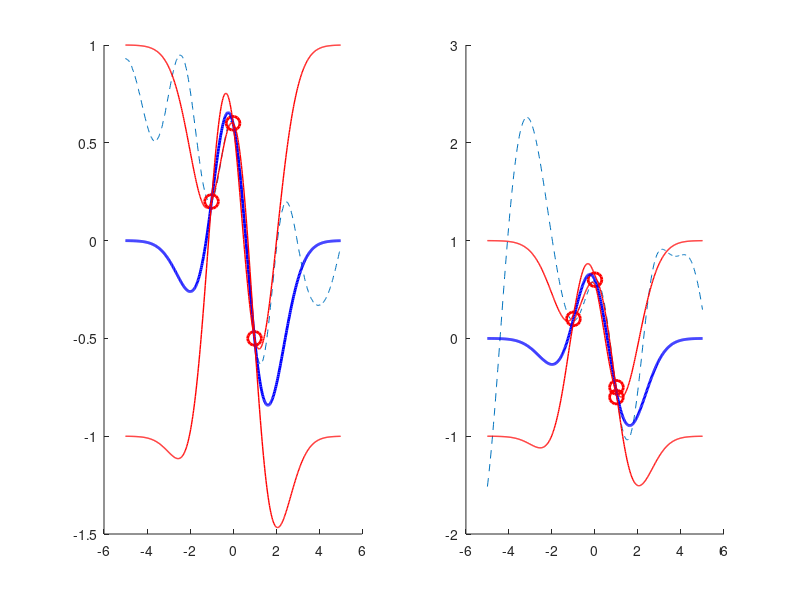

Source code (MATLAB):
function gp
clear,clc,close all

%% Setting up a Gaussian process prior
% A GP is characterized by a set of inputs and a covariance function
% computing the relationship between those inputs.  Samples from this GP
% are outputs corresponding to the set of inputs.  Keep sampling over and
% over and you will get different outputs each time.

% Size of the collection of inputs. Recall that a Gaussian process is
% defined as a collection of random variables, any finite number of which
% is jointly normally distributed (GPML section 2.2, page 13).
n = 500;

% Vector of inputs
X = linspace(-5,5,n)';

% Kernel width
kw = 1;

% Covariance function: covariance between outputs is written as a function
% of the inputs (specifically distance between points in input space). See
% GPML section 2.2, page 14.
%
% The epsilon * identity is added to make the kernel matrix clearly
% positive definite for numerical stability reasons in the Cholesky decomp.
k = kernel(X,X,kw) + 1e-6*eye(n);

% Now take a sample of ouputs (Y) from the Gaussian process defined by
% this covariance function
R = chol(k);
Y = randn(1,n)*R;

% Display the sample from this GP
plot(X,Y)

%% Suppose we have some noise-free observations of real data points
% We will still want to supply a vector of inputs to query the GP and plot
% the results, but these are not training inputs.  These are test inputs.
% Our training inputs will be the real data points.

% Training data points
X = [-1;0;1];
f = [.2;.6;-.5];

% ALSO: In the noise-free case, if you give it a dataset with data points
% too close together, Sigma will be singular!
% X = [-1;0;1;1];
% f = [.2;.6;-.5;-.6];

% Query data points
Xstar = linspace(-5,5,n)';

% Kernel matrices for combinations of training and query inputs
k_x_x = kernel(X,X,kw);
k_xstar_x = kernel(Xstar,X,kw);
k_x_xstar = kernel(X,Xstar,kw);
k_xstar_xstar = kernel(Xstar,Xstar,kw);

% Predictive distribution: Condition the prior on the observations
mu = k_xstar_x / k_x_x * f;
Sigma = k_xstar_xstar - k_xstar_x / k_x_x * k_x_xstar;

% Draw a sample from the predictive distribution
R = chol(Sigma + 1e-6*eye(n));
Ystar = mu' + randn(1,n)*R;

% Display the sampled function
figure(1),clf,subplot(1,2,1),hold on
plot(Xstar,Ystar,'--')
plot(X,f,'ro','markersize',10,'linewidth',2)

% Display the mean and n-sigma band around the mean:
% At each query point in Xstar, the predictive distribution gives us back
% the mean and variance
plot(Xstar,mu,'b-','linewidth',2)
plot(Xstar,mu+sqrt(diag(Sigma)),'r-','linewidth',1)
plot(Xstar,mu-sqrt(diag(Sigma)),'r-','linewidth',1)

%% Suppose, instead, that we have some noisy measurements of real data
% i.e., y = f(x) + noise, where "noise" is i.i.d. Gaussian with variance
% sigma_n^2.  All we need to do is add I*sigma_n^2 to k_x_x and follow
% through the same math as above.
sigma_n = .05;

% Note that now, with some measurement noise, we can have two conflicting
% measurements at the same input location without having Sigma be singular!
X = [-1;0;1;1];
y = [.2;.6;-.5;-.6];

% Query data points
Xstar = linspace(-5,5,n)';

% Kernel matrices for combinations of training and query inputs
k_x_x = kernel(X,X,kw);
k_xstar_x = kernel(Xstar,X,kw);
k_x_xstar = kernel(X,Xstar,kw);
k_xstar_xstar = kernel(Xstar,Xstar,kw);

% Reusing the covariance functions from above...
mu = k_xstar_x / (k_x_x + eye(numel(X))*sigma_n^2) * y;
Sigma = k_xstar_xstar - k_xstar_x / (k_x_x + eye(numel(X))*sigma_n^2) * k_x_xstar;

% Draw a sample from the predictive distribution
R = chol(Sigma + 1e-6*eye(n));
Ystar = mu' + randn(1,n)*R;

% Display the sampled function
subplot(1,2,2),hold on
plot(Xstar,Ystar,'--')
plot(X,y,'ro','markersize',10,'linewidth',2)

% Display the mean and n-sigma band around the mean:
% At each query point in Xstar, the predictive distribution gives us back
% the mean and variance
plot(Xstar,mu,'b-','linewidth',2)
plot(Xstar,mu+sqrt(diag(Sigma)),'r-','linewidth',1)
plot(Xstar,mu-sqrt(diag(Sigma)),'r-','linewidth',1)

end

% Each row of x0 is an observation, each column is a separate variable
function k = kernel(x0,x1,kernel_width)
k = exp(-(1/2)*pdist2(x0,x1).^2/kernel_width^2);
end